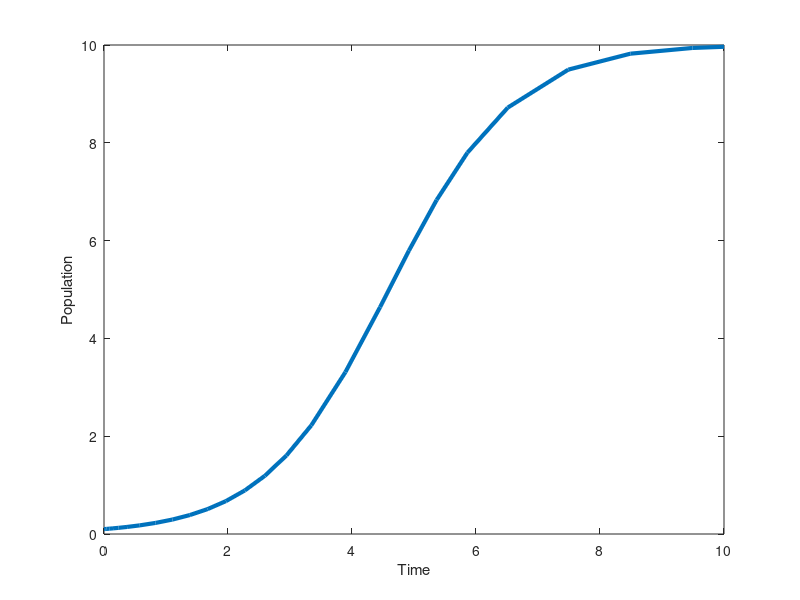

MATLAB code to generate this figure:
function Logistic(varargin)
% Simple ODE solver for the logistic equation,
% du/dt=r*u*(c-u), u(0)=u0.
% If the function is called without parameters then default parameters,
% c=10, r=0.1, u0=1
% are used.
% Alternatively, these three parameters can be passed to the function
% in the form
% Logistic(c,r,u0).
% (c) Thomas E. Woolley, 2017.


% Clears screen.
clc
close all

cont=1; % Checking variable.

% The if loop checks how many variables are specified.
if isempty(varargin)
     c=10;
     r=0.1;
     u0=0.1;
elseif length(varargin)~=3
    disp('This function must have either 3, or no, parameters specified')
    cont=0;
else    
     c=varargin{1};
     r=varargin{2};
     u0=varargin{3};
end

if cont==1
tspan = [0 10]; % Length of time the equation is solved for.
[t,u] = ode23(@(t,u) ODE(c,r,t,u), tspan, u0); % Matlab ODE solver.
plot(t,u,'linewidth',3) % Plot solution.
xlabel('Time')
ylabel('Population')
shg
end


function dydt = ODE(c,r,t,u)
% ODE equation to solve.
dydt = r*u*(c-u); % The Logistic equation.